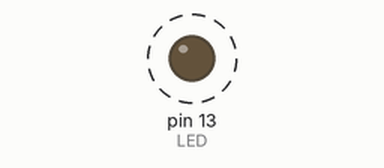
A sketch run on a simulated Arduino Mega 2560, built with avr-gcc and run on an emulated ATmega2560. Shown: output pins drawn as LEDs (lit = HIGH). Dashed ring = blinking. The modem accepts every AT command (registered, SIM ready, sends succeed) and sends nothing else; what the sketch prints to the serial monitor is not drawn.

Above: at 0.63 s.
Timing chart, 0 to 3.6 s (numbered marks = the images above):
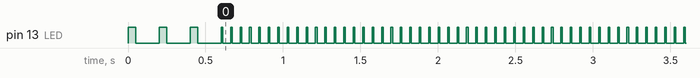

Measured:
- by itself, pin 13 (LED): moves between LOW and HIGH, repeating every 7.6 s

The sketch:

teensyLeaf.ino
```cpp
// this file is for the leaf teensys which will be sending test data

#define HWSERIAL Serial1

//static const bool DEBUG = false;

#define DEBUG

int counter = 0;

const int LED = 13;
const uint8_t STARTCHAR = 255;

void blink(float on, float off){
  digitalWrite(LED, HIGH);
  delay(on);
  digitalWrite(LED, LOW);
  delay(off);
}

void setup() {
  // put your setup code here, to run once:

  pinMode(LED, OUTPUT);
  Serial.begin(57600);
  HWSERIAL.begin(19200);

  blink(50, 150);
  blink(50, 150);
  blink(50, 150);

  Serial.println("READY TO SEND DATA");

}

void loop() {

  // data format:
    // 1. STARTCHAR
    // 2. RPM
    // 3. RPM_COMMAND
    // 4. CURRENT
    // 5. CURRENT_COMMAND
    // 6. VOLTAGE
    // 7. TEMPERATURE

  uint8_t data[7] = {STARTCHAR, counter, counter/2, 4, 5, 6, 7};

  counter = counter + 1;
  if (counter == 255){
    counter = 0;
  }

  HWSERIAL.write(data, 7);

//  if (DEBUG){
    #ifdef DEBUG

    Serial.print("SENDING ");
    for (int i=0; i<7; i++){
      Serial.print(data[i]);
      Serial.print(" ");
    }
    Serial.println(";");
//  }

  #endif

  blink(10, 50); //has been tested down to blink(10, 3);

}
```
